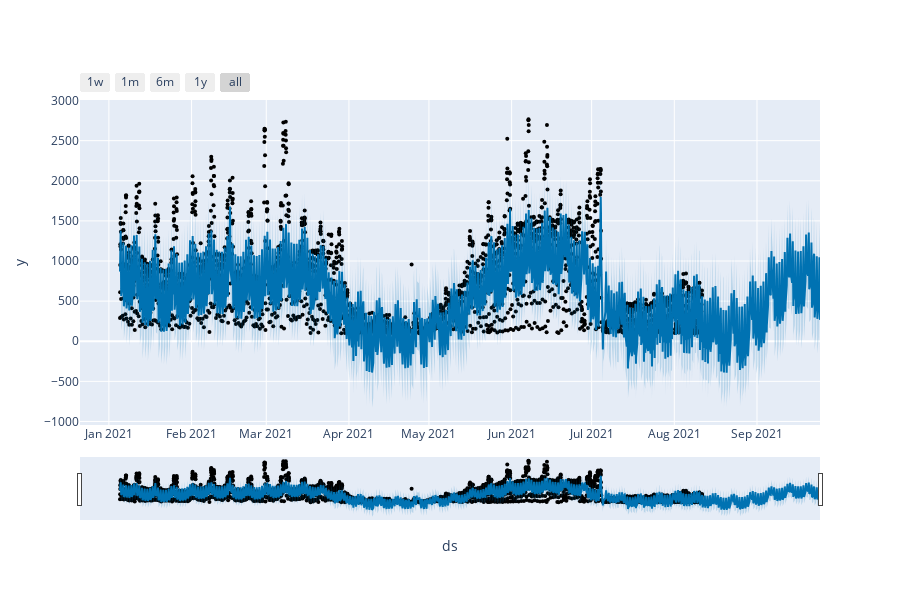

Source (notebook cell):
### Code cell
from prophet.plot import plot_plotly, plot_components_plotly

plot_plotly(m, forecast)

### Figure 1 — Plotly figure (JSON) as saved in the notebook; plotly's stock layout.template omitted (floating-point values rounded to 4 significant figures; data arrays with more than 128 entries replaced by an {"elided": "..."} marker saying what was removed)
{"data": [{"marker": {"color": "black", "size": 4}, "mode": "markers", "name": "Actual", "type": "scatter", "x": {"elided": "2422 str values"}, "y": {"elided": "2422 int values"}}, {"hoverinfo": "skip", "line": {"width": 0}, "mode": "lines", "type": "scatter", "x": {"elided": "2958 str values"}, "y": {"elided": "2958 float values"}}, {"fill": "tonexty", "fillcolor": "rgba(0, 114, 178, 0.2)", "line": {"color": "#0072B2", "width": 2}, "mode": "lines", "name": "Predicted", "type": "scatter", "x": {"elided": "2958 str values"}, "y": {"elided": "2958 float values"}}, {"fill": "tonexty", "fillcolor": "rgba(0, 114, 178, 0.2)", "hoverinfo": "skip", "line": {"width": 0}, "mode": "lines", "type": "scatter", "x": {"elided": "2958 str values"}, "y": {"elided": "2958 float values"}}], "layout": {"height": 600, "showlegend": false, "width": 900, "xaxis": {"rangeselector": {"buttons": [{"count": 7, "label": "1w", "step": "day", "stepmode": "backward"}, {"count": 1, "label": "1m", "step": "month", "stepmode": "backward"}, {"count": 6, "label": "6m", "step": "month", "stepmode": "backward"}, {"count": 1, "label": "1y", "step": "year", "stepmode": "backward"}, {"step": "all"}]}, "rangeslider": {"visible": true}, "title": {"text": "ds"}, "type": "date"}, "yaxis": {"title": {"text": "y"}}}}
